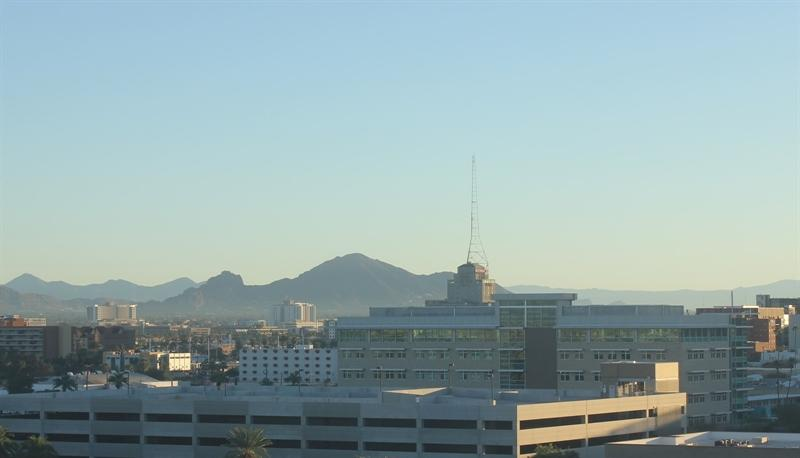
#> input picture Pertemuan-04/images/training/day/20151101_142050.jpg, 800 x 458 px; its folder holds only this picture in this run
$ jupyter execute Tugas-02.ipynb
#> lines starting #> are read from the running program, lines starting #| are printed output that depends on the picture
[cell 1]
# Import required libraries
import matplotlib.pyplot as plt
import cv2
import numpy as np
import os
from sklearn.svm import SVC
from sklearn.metrics import accuracy_score

[cell 2]
train_dir = "images/training"
test_dir = "images/test"

[cell 3]
def compute_histogram(image):
    # Convert image to HSV
    hsv = cv2.cvtColor(image, cv2.COLOR_BGR2HSV)

    # Compute the histogram (16 bins for each channel)
    hist = cv2.calcHist([hsv], [0, 1, 2], None, [16, 16, 16], [0, 180, 0, 256, 0, 256])

    # Normalize the histogram
    hist = cv2.normalize(hist, hist).flatten()

    # Return both the histogram array and the histogram for visualization
    return hist

[cell 4]
def load_data(directory):
    data = []
    labels = []

    for label in ['day', 'night']:
        path = os.path.join(directory, label)
        for filename in os.listdir(path):
            if filename.endswith('.jpg') or filename.endswith('.png'):
                img_path = os.path.join(path, filename)

                # Read and resize the image
                image = cv2.imread(img_path)
                resized_image = cv2.resize(image, (1100, 600))

                # Compute histogram features
                hist = compute_histogram(resized_image)

                # Append features and label
                data.append(hist)
                labels.append(0 if label == 'night' else 1)  # 0 for night, 1 for day

                # Show histogram plot for the first image (as example)
                if len(data) == 1:
                    plt.figure()
                    plt.title(f"Histogram of {label} Image")
                    plt.xlabel("Bins")
                    plt.ylabel("Frequency")
                    plt.plot(hist)
                    plt.show()

                    print(f"Histogram array for {label} image:\n{hist}")

    return np.array(data), np.array(labels)

[cell 5]
train_data, train_labels = load_data(train_dir)
#> in load_data, image is the input picture: shape (458, 800, 3); mean B, G, R 170.2, 168.7, 147.2
#> in load_data, `resized_image = cv2.resize(image, (1100, 600))`:
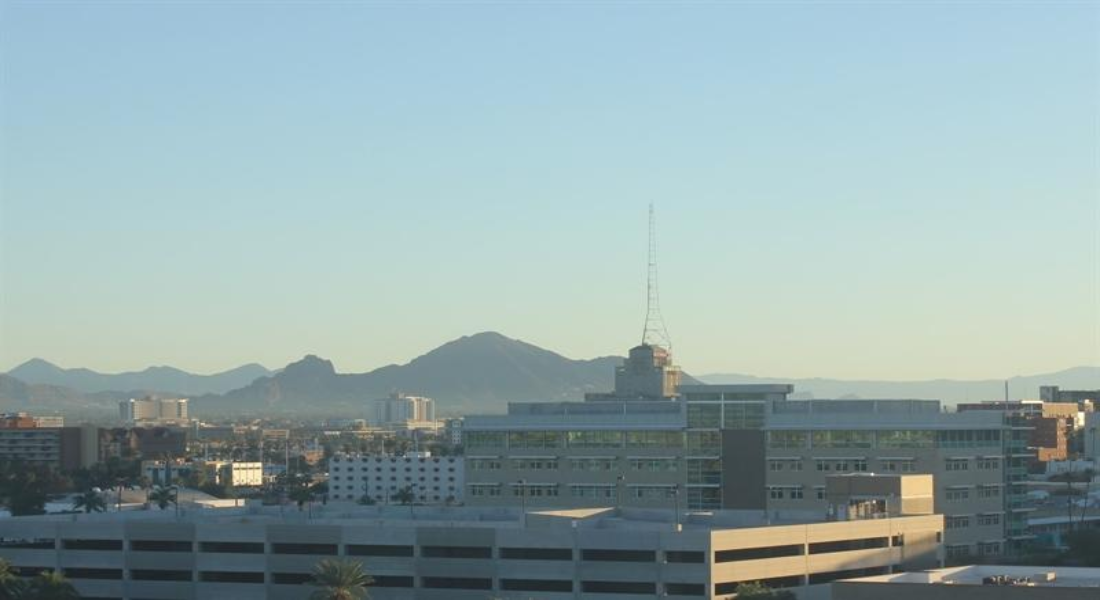
#> resized_image: shape (600, 1100, 3); mean B, G, R 170.1, 168.7, 147.1
#> in compute_histogram, `hsv = cv2.cvtColor(image, cv2.COLOR_BGR2HSV)`: hsv: shape (600, 1100, 3); mean H, S, V 85, 46.2, 175.1
#> in compute_histogram, `hist = cv2.normalize(hist, hist).flatten()`: hist = 4096 values, max 0.585 at index 2109, min 0 at index 0, mean 0.00115
#> in load_data, `plt.show()`:
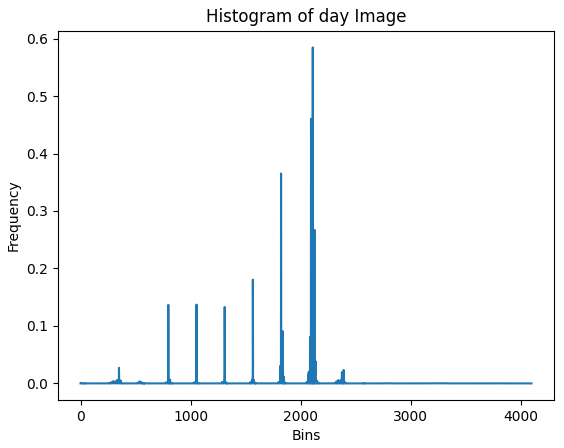
#> figure drawn by matplotlib, 1 panel; curve peaks at x = 2109, y = 0.585
#> (printed output is left out)
#> pass 2 of the loop in load_data, `for label in ['day', 'night']:`:
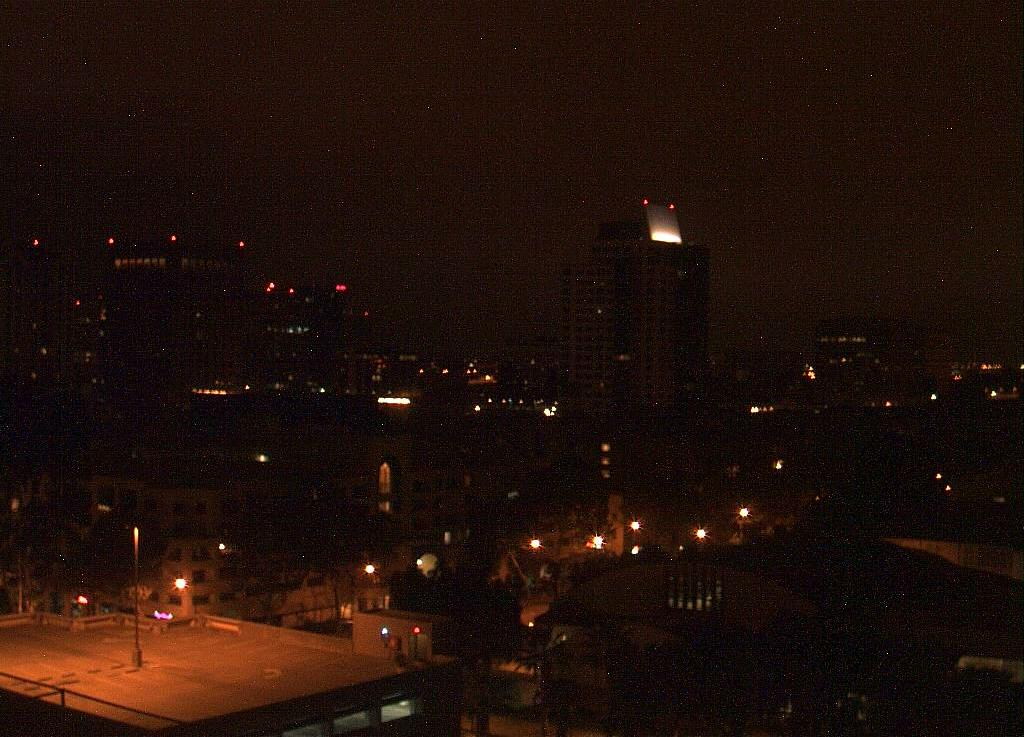
#> input picture Pertemuan-04/images/training/night/20151101_082503.jpg, 1024 x 737 px
#> in load_data, image is the input picture: shape (737, 1024, 3); mean B, G, R 10.4, 16.7, 33.9
#> in load_data, `resized_image = cv2.resize(image, (1100, 600))`:
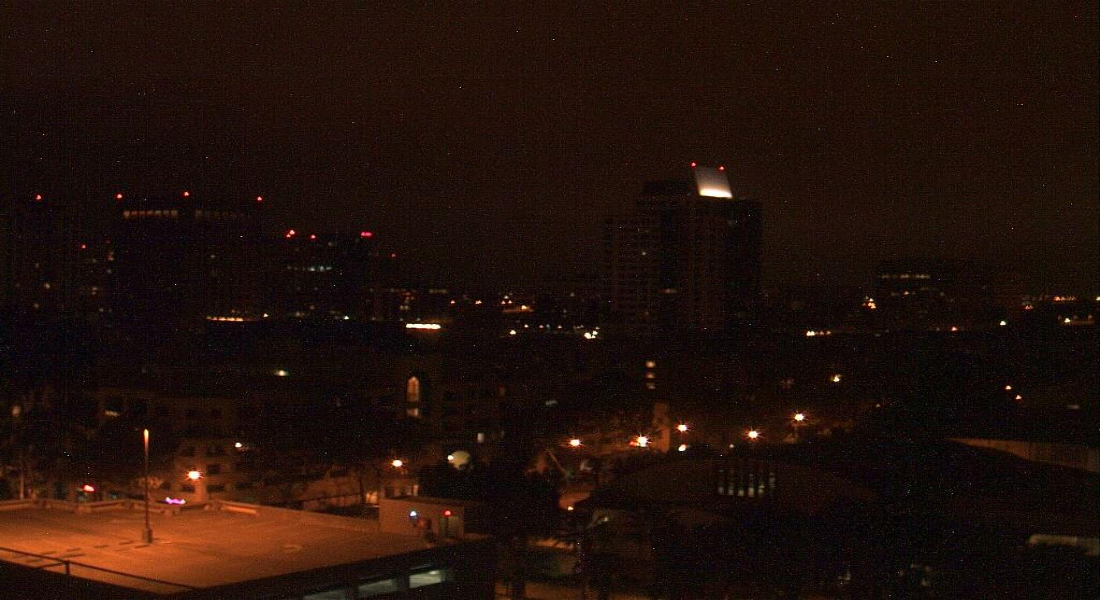
#> resized_image: shape (600, 1100, 3); mean B, G, R 10.3, 16.6, 33.7
#> hsv: shape (600, 1100, 3); mean H, S, V 25, 175.4, 33.8
#> in load_data, `hist = compute_histogram(resized_image)`: hist = 4096 values, max 0.378 at index 178, min 0 at index 4, mean 0.00151
#> train_labels = [1, 0]
test_data, test_labels = load_data(test_dir)
#> (printed output is left out)
#> pass 2 of the loop in load_data, `for label in ['day', 'night']:`:
#> test_labels = [1, 0]

[cell 6]
model = SVC(kernel='linear')
model.fit(train_data, train_labels)

[cell 7]
test_predictions = model.predict(test_data)
#> test_predictions = [1, 0]

[cell 8]
test_accuracy = accuracy_score(test_labels, test_predictions)
#> test_accuracy = 1
print(f"Test Accuracy: {test_accuracy * 100:.2f}%")
#| Test Accuracy: 100.00%
